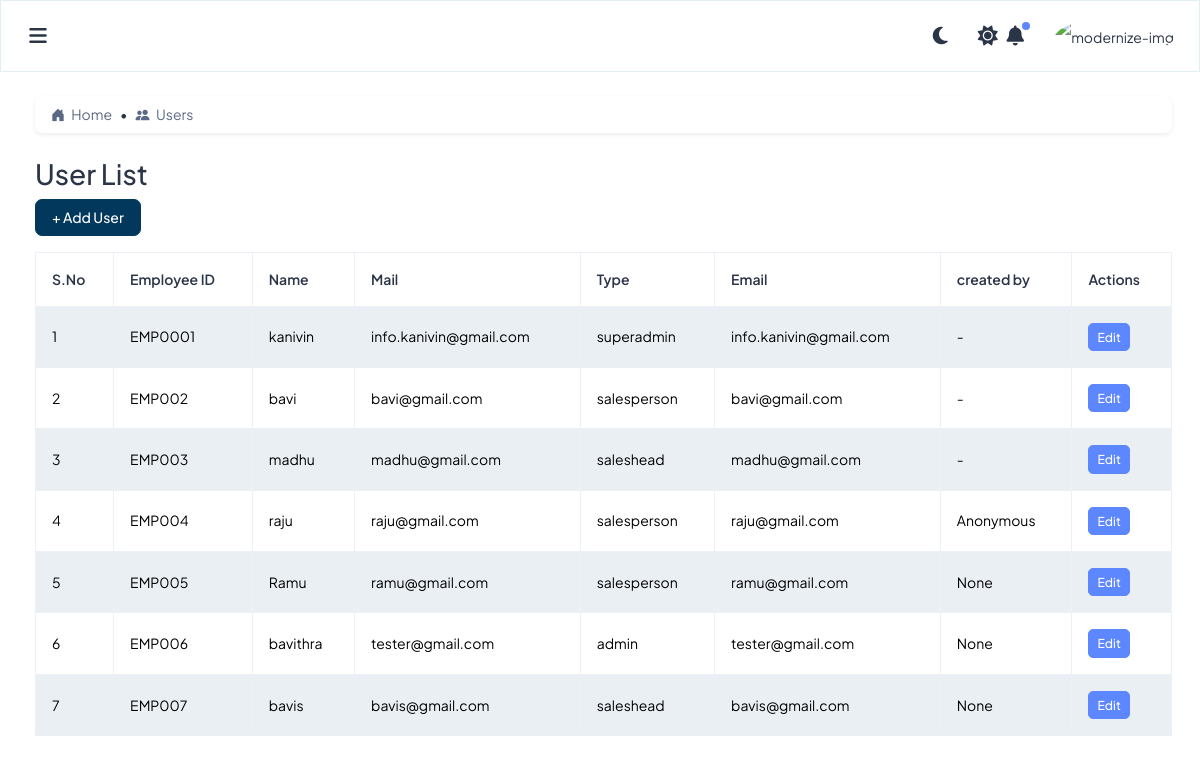
The page /admin-user/ (signed in) on the database its author committed.
### incentives/models.py (models this page shows, shortened)
class AuditMixin(models.Model):
    created_by = models.CharField(max_length=100, null=True, blank=True)
    updated_by = models.CharField(max_length=100, null=True, blank=True)
    created_at = models.DateTimeField(default=timezone.now)
    updated_at = models.DateTimeField(auto_now=True)
    class Meta:
        abstract = True

class UserProfile(AuditMixin):
    fullname = models.CharField(max_length=100)
    phone = models.CharField(max_length=15)
    mail_id = models.EmailField(unique=True)
    password = models.CharField(max_length=100)
    user_type = models.ForeignKey('Role', on_delete=models.SET_NULL, null=True)
    team_head= models.ForeignKey('self', related_name='team_members', on_delete=models.CASCADE, null=True, blank=True)
    doj = models.DateField(verbose_name="Date of Joining")
    employee_id = models.CharField(max_length=50, unique=True)
    enable_login = models.BooleanField(default=True)

class Role(AuditMixin):
    name = models.CharField(max_length=50, unique=True)
    is_selectable = models.BooleanField(default=True)  # Hide 'superadmin' from UI

### incentives/views.py (the view)
# urls.py: path('admin-user/', views.user_list, name='user_list'),
def user_list(request):
    users = UserProfile.objects.all()
    return render(request, 'owner/users/user_list.html', {'users': users})

### incentives/templatetags/permissions_tags.py (called while the page is built)
@register.filter
def has_any_permission(permissions, value):
    try:
        module, action = [s.strip() for s in value.split(",")]
        return permissions.get((module, action), False)
    except ValueError:
        return False

### incentives/templates/owner/users/user_list.html (shortened to what this page needs)
{% extends 'layouts/layout.html' %}
{% load static %}  {% load permissions_tags %}
{% load form_filters %}
{% block content %}
<div class="card mb-4 shadow-sm">
  <div class="card-body py-2 px-3">
    <nav aria-label="breadcrumb">
      <ol class="breadcrumb mb-0">
        <li class="breadcrumb-item">
          <a href="{% url 'admin_dashboard' %}" class="text-decoration-none text-primary">
            <i class="bi bi-house-door-fill me-1"></i> Home
          </a>
        </li>
        <li class="breadcrumb-item active" aria-current="page">
          <i class="bi bi-people-fill me-1"></i> Users
        </li>
      </ol>
    </nav>
  </div>
</div>
  <h2>User List</h2>
  <a class="btn btn-custom mb-3" href="{% url 'user_create' %}">+ Add User</a>
  <div class="table-responsive">
    <table class="table table-bordered table-striped align-middle">
      <thead>
        <tr>
          <th>S.No</th>
          <th>Employee ID</th>
          <th>Name</th>
          <th>Mail</th>
          <th>Type</th>
          <th>Email</th>
              <th>created by</th>
          <th>Actions</th>
        </tr>
      </thead>
      <tbody>
        {% for user in users %}
        <tr>
          <td>{{ forloop.counter }}</td>
          <td>{{ user.employee_id }}</td>
          <td>{{ user.fullname }}</td>
          <td>{{ user.mail_id }}</td>
          <td>{{ user.user_type.name }}</td>
          <td>{{ user.mail_id }}</td>
<td>{{ user.updated_by|default:"-" }}</td>
          <td>
{% if request.permissions|has_any_permission:"Users, edit" %}
            <a class="btn btn-primary btn-sm me-1" href="{% url 'user_edit' user.pk %}">Edit</a>
                {% endif %}
          </td>
        </tr>
        {% empty %}
        <tr>
          <td colspan="7" class="text-center">No users found.</td>
        </tr>
        {% endfor %}
      </tbody>
    </table>
  </div>
{% endblock %}

### incentives/static/css/main.css (style rules this page uses)
:root { --theme-color: #02385c; --secondary-color:#017d91; --text-color: #ffffffba; --shadow-color:#017d911f; }
.btn-custom { --bs-btn-color: #fff; --bs-btn-bg: var(--theme-color); --bs-btn-border-color: var(--theme-color); --bs-btn-hover-color: #fff; --bs-btn-hover-bg: var(--theme-color); --bs-btn-hover-border-color: var(--theme-color); --bs-btn-focus-shadow-rgb: 255, 186, 65; --bs-btn-active-color: #fff; --bs-btn-active-bg: var(--theme-color); --bs-btn-active-border-color: var(--theme-color); --bs-btn-active-shadow: inset 0 3px 5px rgba(0, 0, 0, 0.125); --bs-btn-disabled-color: #fff; --bs-btn-disabled-bg: var(--theme-color); --bs-btn-disabled-border-color: var(--theme-color); }
.text-primary { --bs-text-opacity: 1; color: rgba(var(--theme-color), var(--bs-text-opacity)) !important; }

### rows shown on the page
UserProfile: employee_id "EMP0001", fullname "kanivin", mail_id "info.kanivin@gmail.com", user_type.name "superadmin", updated_by "-"
UserProfile: employee_id "EMP002", fullname "bavi", mail_id "bavi@gmail.com", user_type.name "salesperson", updated_by "-"
UserProfile: employee_id "EMP003", fullname "madhu", mail_id "madhu@gmail.com", user_type.name "saleshead", updated_by "-"
UserProfile: employee_id "EMP004", fullname "raju", mail_id "raju@gmail.com", user_type.name "salesperson", updated_by "Anonymous"
UserProfile: employee_id "EMP005", fullname "Ramu", mail_id "ramu@gmail.com", user_type.name "salesperson", updated_by "None"
UserProfile: employee_id "EMP006", fullname "bavithra", mail_id "tester@gmail.com", user_type.name "admin", updated_by "None"
UserProfile: employee_id "EMP007", fullname "bavis", mail_id "bavis@gmail.com", user_type.name "saleshead", updated_by "None"
